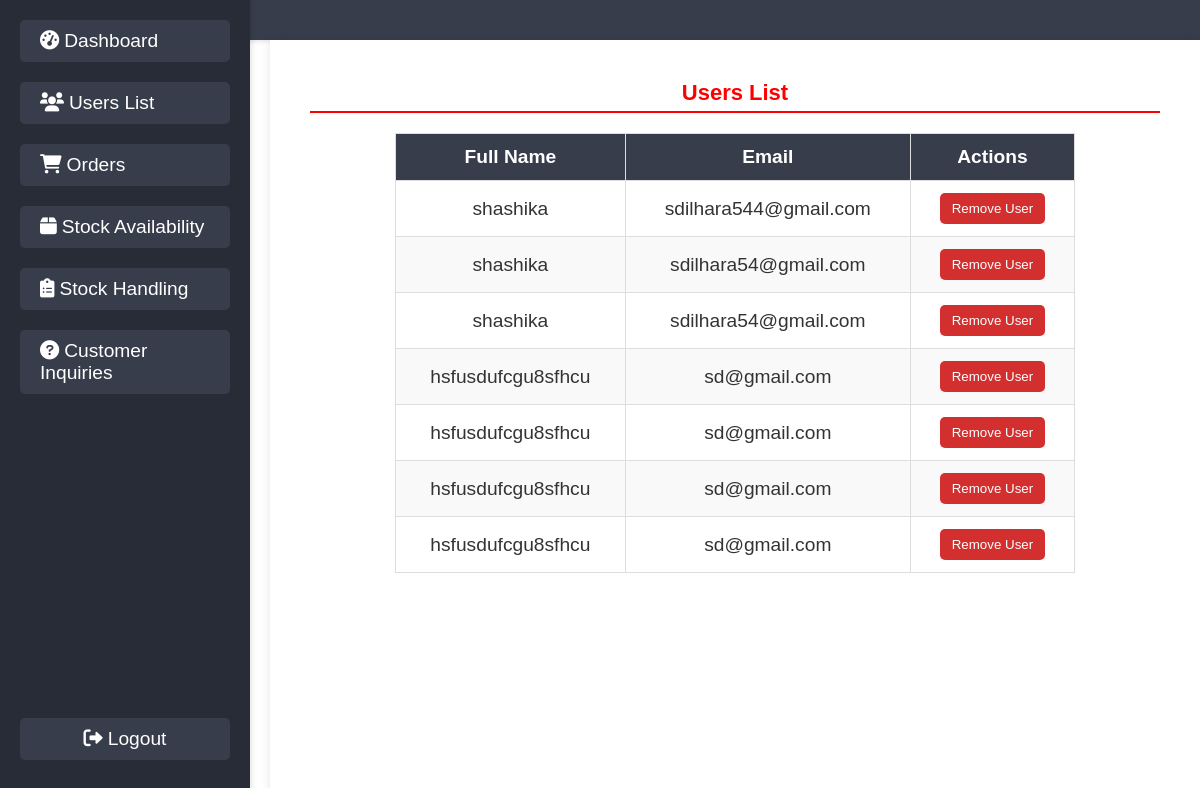
The app's page /pages/userlist.php with its own data.
### tables this page shows
CREATE TABLE `users` (
  `id` int(11) NOT NULL,
  `full_name` varchar(255) DEFAULT NULL,
  `email` varchar(255) DEFAULT NULL,
  `password` varchar(255) DEFAULT NULL,
  `created_at` timestamp NULL DEFAULT current_timestamp()
);

### pages/userlist.php (the view, shortened to what this page needs)
<?php
$host = 'localhost';
$db = 'aurafashion';
$user = 'root';
$pass = '';
$conn = new mysqli($host, $user, $pass, $db);
$sql = "SELECT id, full_name, email FROM users";
$result = $conn->query($sql);
?>
<!DOCTYPE html>
<html lang="en">
<head>
    <link rel="stylesheet" href="https://cdnjs.cloudflare.com/ajax/libs/font-awesome/6.0.0-beta3/css/all.min.css">
    <link rel="stylesheet" href="../css/userlist.css">
    <link rel="stylesheet" href="https://cdnjs.cloudflare.com/ajax/libs/font-awesome/6.0.0-beta3/css/all.min.css">
<link rel="stylesheet" href="https://cdnjs.cloudflare.com/ajax/libs/sweetalert/1.1.3/sweetalert.min.css">
</head>
<body>
    <header class="main-header">
    </header>
    <div class="container">
        <aside class="side-panel">
            <ul style="list-style: none; padding: 0; margin: 0; height: 100%; display: flex; flex-direction: column;">
                <li><a href="inventry.html"><i class="fas fa-tachometer-alt"
                            style="margin-right: 5px;"></i>Dashboard</a></li>
                <li><a href="userlist.php"><i class="fas fa-users" style="margin-right: 5px;"></i>Users List</a></li>
                <li><a href="orders.php?status=success"><i class="fas fa-shopping-cart"
                            style="margin-right: 5px;"></i>Orders</a></li>
                <li><a href="stockavailability.php"><i class="fas fa-box" style="margin-right: 5px;"></i>Stock
                        Availability</a></li>
                <li><a href="stockhandling.html"><i class="fas fa-clipboard-list" style="margin-right: 5px;"></i>Stock
                        Handling</a></li>
                <li><a href="customerinquiries.php"><i class="fas fa-question-circle"
                            style="margin-right: 5px;"></i>Customer Inquiries</a></li>
                <li>
                    <a href="#" onclick="confirmLogout(event)" style="display: inline-block; padding: 10px; background-color: #373D4B; color: white; text-align: center; border-radius: 5px; text-decoration: none; width: 100%;">
                        <i class="fas fa-sign-out-alt" style="margin-right: 5px;"></i>Logout
                    </a>
                </li>
            </ul>
        </aside>
        <main class="content-area">
            <h2>Users List</h2>
            <table class="user-list-table">
                <thead>
                    <tr>
                        <th>Full Name</th>
                        <th>Email</th>
                        <th>Actions</th>
                    </tr>
                </thead>
                <tbody>
                    <?php
                    if ($result->num_rows > 0) {
                        while ($row = $result->fetch_assoc()) {
                            echo "<tr>";
                            echo "<td>" . $row['full_name'] . "</td>";
                            echo "<td>" . $row['email'] . "</td>";
                            echo "<td>
                                    <form method='POST' action=''>
                                        <input type='hidden' name='user_id' value='" . $row['id'] . "' />
                                        <input type='submit' name='remove' class='remove-btn' value='Remove User'>
                                    </form>
                                  </td>";
                            echo "</tr>";
                        }
                    } else {
                        echo "<tr><td colspan='3'>No users found.</td></tr>";
                    }
                    ?>
                </tbody>
            </table>
        </main>
    </div>
</body>
</html>

### css/userlist.css (style rules this page uses)
* { margin: 0; padding: 0; box-sizing: border-box; font-family: Arial, sans-serif; }
body { display: flex; flex-direction: column; min-height: 100vh; background-color: #f4f4f4; color: var(--text-color); background-color: var(--bg-color); }
:root { --main-color: #ff0000; --text-color: #020307; --bg-color: #ffffff; --tmp-color: rgb(26, 1, 250); --tmp2-color: rgb(250, 221, 221); }
.main-header { background-color: #373D4B; color: #fff; padding: 20px; text-align: center; font-size: 24px; box-shadow: 0 2px 4px rgba(0, 0, 0, 0.1); overflow: hidden; }
.container { display: flex; flex-grow: 1; width: 100%; height: 100vh; }
.side-panel { position: fixed; top: 0; left: 0; width: 250px; height: 100vh; background-color: #282C37; padding: 20px; overflow-y: auto; box-shadow: 2px 0 5px rgba(0, 0, 0, 0.1); }
.side-panel ul { list-style: none; }
.side-panel ul li { margin-bottom: 20px; }
.side-panel ul li a { text-decoration: none; color: white; font-size: 1.2rem; padding: 10px 20px; display: block; background-color: #373D4B; border-radius: 5px; transition: background-color 0.3s ease; }
.content-area { margin-left: 270px; flex: 1; padding: 40px; background-color: #fff; box-shadow: 0 0 10px rgba(0, 0, 0, 0.1); min-height: 100vh; font-size: 1.2rem; }
.content-area h2 { font-size: 22px; color: var(--main-color); border-bottom: 2px solid var(--main-color); padding-bottom: 5px; margin-bottom: 20px; text-align: center; }
.user-list-table { width: 80%; margin: 0 auto; border-collapse: collapse; }
.user-list-table th, .user-list-table td { padding: 12px 15px; border: 1px solid #ddd; text-align: center; color: #333; }
.user-list-table th { background-color: #373D4B; color: white; font-weight: bold; }
.user-list-table tr:nth-child(even) { background-color: #f9f9f9; }
.remove-btn { padding: 8px 12px; background-color: #D32F2F; color: white; border: none; border-radius: 5px; cursor: pointer; transition: background-color 0.3s ease; }

### records on screen
users: full_name "shashika", email "sdilhara544@gmail.com"
users: full_name "shashika", email "sdilhara54@gmail.com"
users: full_name "shashika", email "sdilhara54@gmail.com"
users: full_name "hsfusdufcgu8sfhcu", email "sd@gmail.com"
users: full_name "hsfusdufcgu8sfhcu", email "sd@gmail.com"
users: full_name "hsfusdufcgu8sfhcu", email "sd@gmail.com"
users: full_name "hsfusdufcgu8sfhcu", email "sd@gmail.com"
